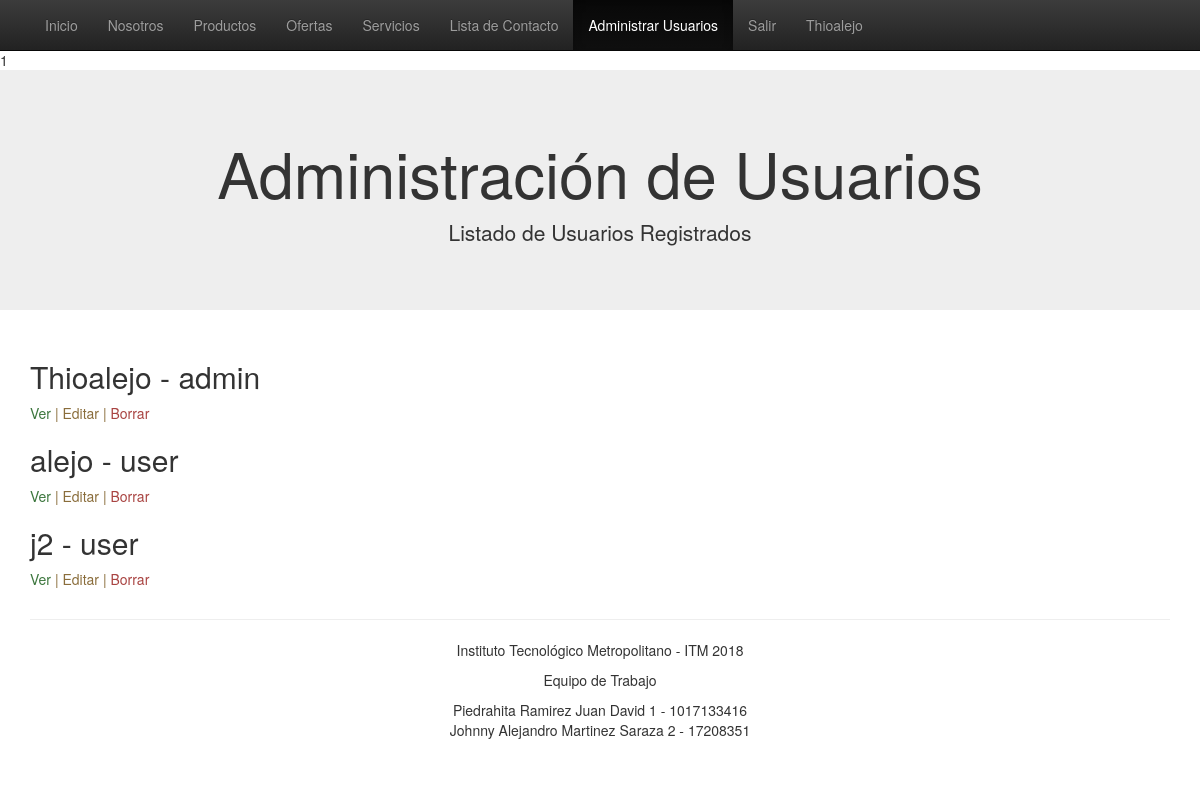
The page /adminuser.php (signed in) on the database its author committed.
### tables this page shows
CREATE TABLE `registro` (
  `usuario` varchar(30) NOT NULL,
  `contraseña` varchar(20) NOT NULL,
  `primer_nombre` varchar(50) NOT NULL,
  `segundo_nombre` varchar(50) DEFAULT NULL,
  `primer_apellido` varchar(50) NOT NULL,
  `segundo_apellido` varchar(50) DEFAULT NULL,
  `email` varchar(50) NOT NULL,
  `fecha` timestamp NULL DEFAULT CURRENT_TIMESTAMP,
  `rol` varchar(10) DEFAULT 'user'
);

### includes/connection.php (called while the page is built, shortened)
<?php
class Connection extends MySQLi
{
	public $estado;
	function __construct()
	{
		return $this->estado;
	}
}
?>

### includes/clases.php (called while the page is built, shortened)
<?php
require 'connection.php';
  class Registro {
	    function __construct() {
	      $this->db = new Connection();
	    }
		function consultarTodo(){
			$sql = ("SELECT * FROM registro");
			$stmt = $this->db->query($sql);
			$stmt = $stmt->fetch_all(MYSQLI_ASSOC);
			if ($stmt) {
			    return $this->stmt = $stmt;
			} else {
			    return $this->stmt = "Error";
			}
		}
	}
?>

### adminuser.php (the view, shortened to what this page needs)
<?php
	include ('includes/header.php');
	$consultar = new Registro();
	$usuarios = $consultar->consultarTodo();
	print_r(isset($_SESSION['tipousuario']))
?>
<?php
  if(isset($_SESSION['login']) && $_SESSION['login'] == "si")
  {
                ?>
			<div class="jumbotron">
			<div class="container container text-center">
				<h1>Administración de Usuarios</h1>
				<p>Listado de Usuarios Registrados</p>
			</div>
			</div>
		<div class="container">
			<p class="text-center">
				<div>
					<?php foreach ($usuarios as $row): ?>
						<div class="post">
							<article>
								<h2 class="titulo"><?php echo $row['usuario'].' - '.$row['rol']; ?></h2>
								<a class="text-success" href="ver.php?id=<?php echo $row['email']; ?>">Ver</a>
								<?php if($_SESSION['tipousuario'] == "admin"){ ?>
									<a class="text-warning" href="modificar.php?id=<?php echo $row['email']; ?>">| Editar |</a>
									<a class="text-danger" href="borrar.php?id=<?php echo $row['email']; ?>">Borrar </a>
								<?php } ?>
							</article>
						</div>
					<?php endforeach ?>
				</div>
			</p>
		</div>
		<?php
	}
	?>
<?php
include ('includes/footer.php');
?>

### includes/header.php (style rules this page uses)
body { padding-top: 50px; padding-bottom: 20px; }

### rows shown on the page
registro: usuario "Thioalejo", rol "admin"
registro: usuario "alejo", rol "user"
registro: usuario "j2", rol "user"

### other values the page prints
$_SESSION['usuario'] "Thioalejo"
$alumno1 "Piedrahita Ramirez Juan David 1 - 1017133416"
$alumno2 "Johnny Alejandro Martinez Saraza 2 - 17208351"
